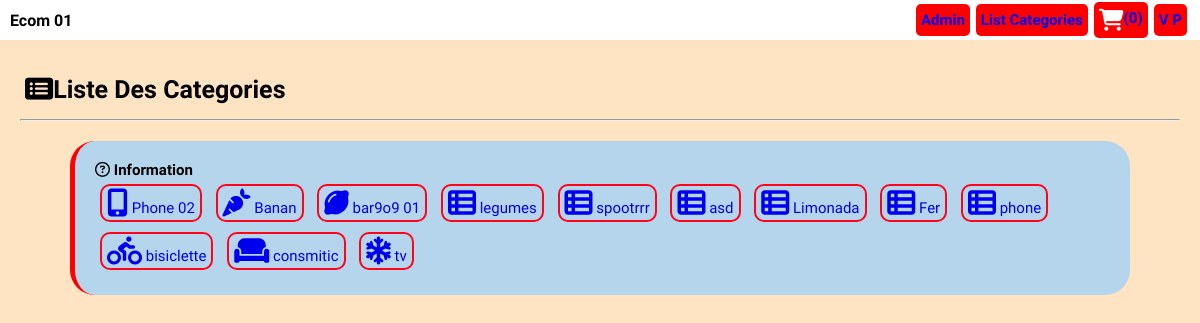
Page /Larave/Client/index.php on the committed database.
### tables this page shows
CREATE TABLE `ec_catg` (
  `id_cg` int(11) NOT NULL,
  `libelle` varchar(255) DEFAULT NULL,
  `descrip` varchar(255) DEFAULT NULL,
  `date_crate_c` datetime DEFAULT NULL,
  `econ_c` varchar(200) DEFAULT NULL
);

### Larave/Client/index.php (the view, shortened to what this page needs)
<?php
require_once "../databaseEcom.php";
$donnes = $pdo->query("SELECT  * from  ec_catg ")->fetchAll(PDO::FETCH_OBJ);
?>
<!DOCTYPE html>
<html lang="en">
<head>
    <link rel="stylesheet" href="../css/style.css">
</head>
<body>
    <?php
    include_once("nav_cline.php");  ?>
    <div class="container-global catgr">
        <h2><i class="fa-solid fa-rectangle-list fa-1x"></i>Liste Des Categories</h2>
        <hr />
        <div class=' liste-cat'>
            <h3><i class="fa-regular  fa-circle-question fa-1x"></i> Information</h3>
            <?php
            foreach ($donnes as $categ) {
            ?>
                <a href="categories.php?id=<?= $categ->id_cg  ?>">
                    <div class="btn btn-catg">
                        <span><i class="<?= $categ->econ_c ?>"></i>
                            <?= $categ->libelle ?>
                        </span>
                    </div>
                </a>
            <?php
            }
            ?>
        </div>
    </div>
</body>
</html>

### Larave/CSS/style.css (style rules this page uses)
* { margin: 0; padding: 0; box-sizing: border-box; list-style: none; font-family: "Playwrite IT Moderna", cursive; font-size: 15px; }
a { text-decoration: none; }
body { background-color: bisque; }
.btn { padding: 2px 4px; font-size: 12px; margin: 2px 1px; border: 2px solid #ff031b; cursor: pointer; }
.btn-catg , .btn-catg, .btn-catg_sub { width: max-content; margin:5px; border-radius:10px; padding:3px 5px; }
i { font-size: 28px; }
.container-global { padding: 5px; margin: 10px auto; }
* { z-index: 5; }

### rows in the picture
ec_catg: libelle "Phone 02"
ec_catg: libelle "Banan"
ec_catg: libelle "bar9o9 01"
ec_catg: libelle "legumes"
ec_catg: libelle "spootrrr"
ec_catg: libelle "asd"
ec_catg: libelle "Limonada"
ec_catg: libelle "Fer"
ec_catg: libelle "phone"
ec_catg: libelle "bisiclette"
ec_catg: libelle "consmitic"
ec_catg: libelle "tv"

### other values in the picture
$nbrProd "0"
